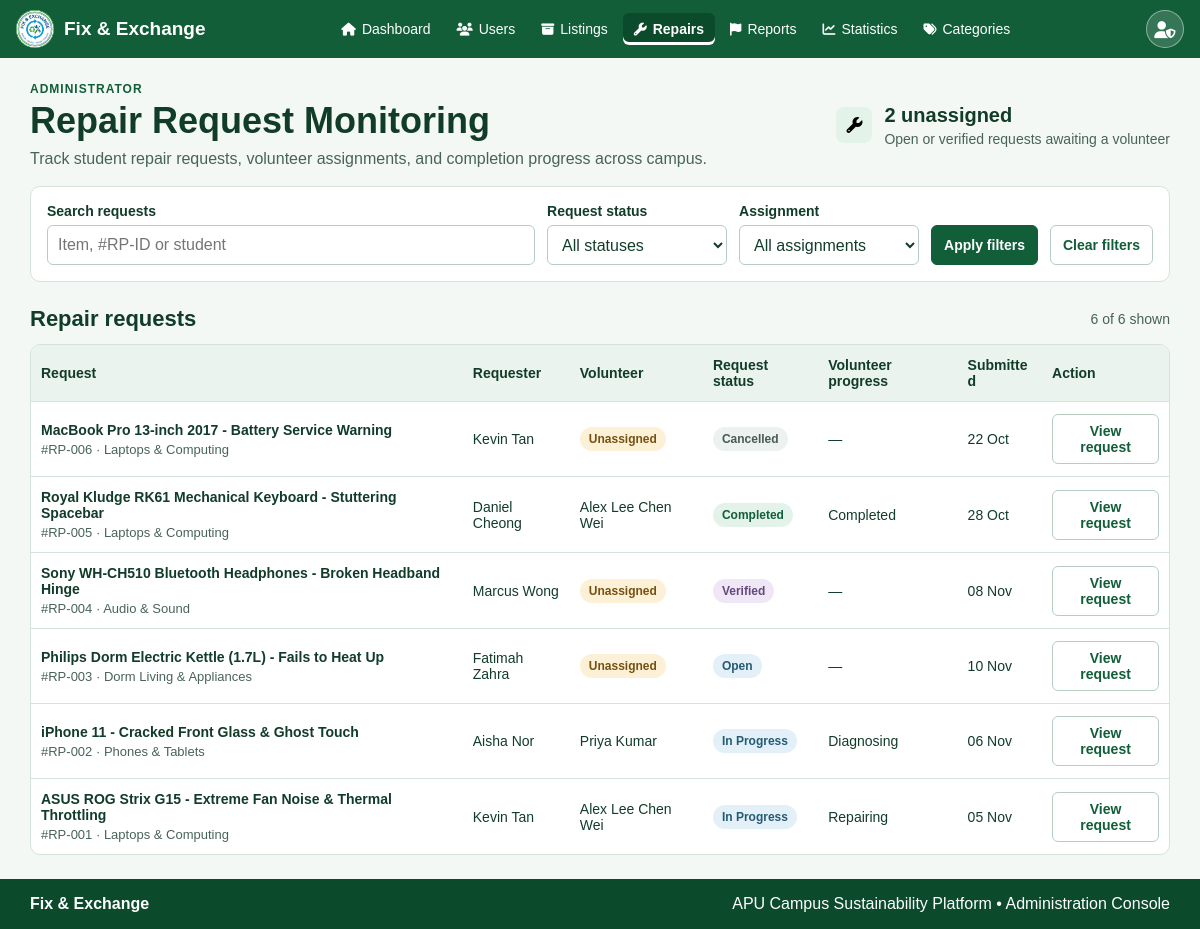
Before: /src/admin/adminRepairs.php (signed in) with the older database file.
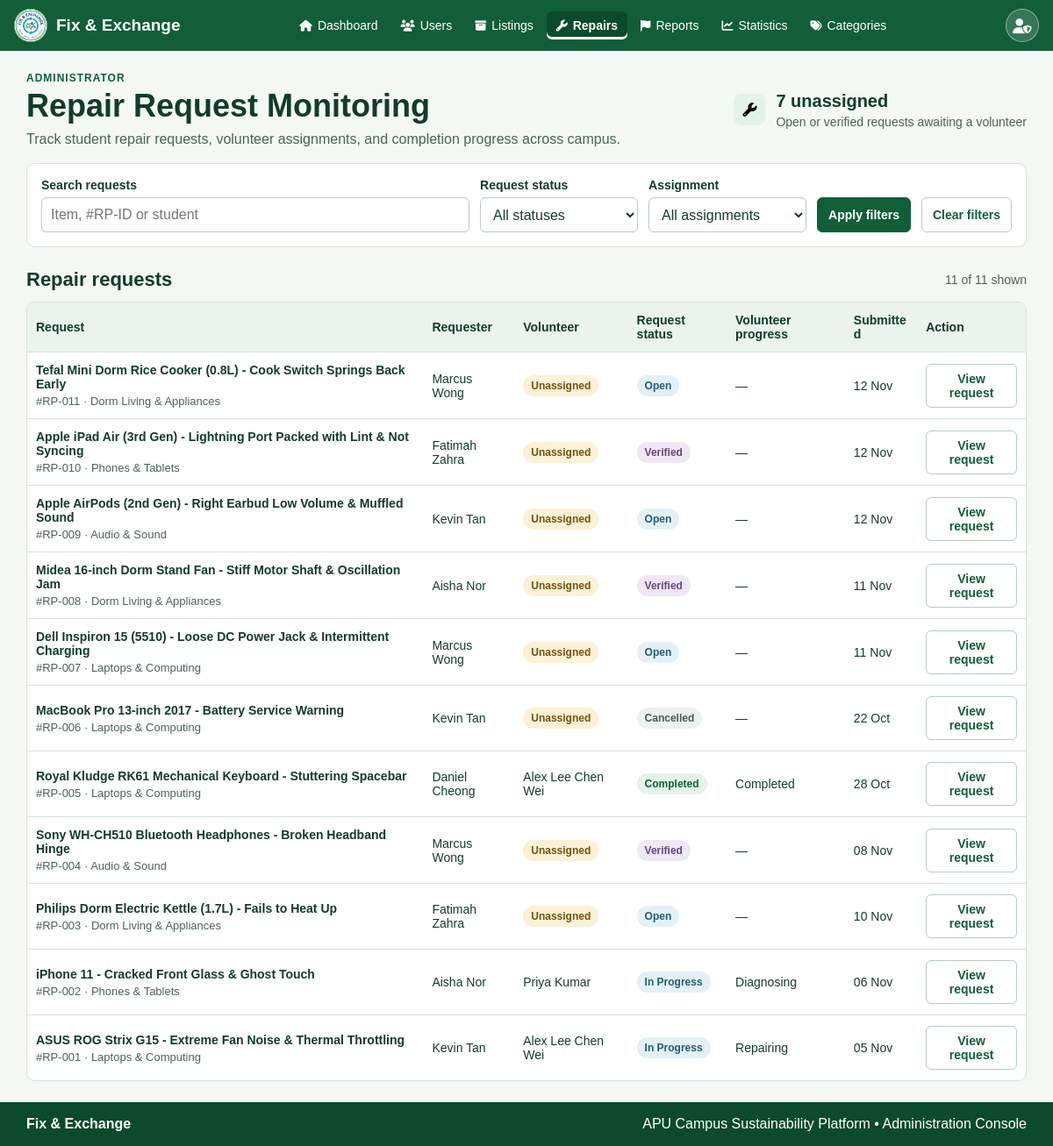
After: the same page with the newer database file.
### tables this page shows
CREATE TABLE IF NOT EXISTS repair_requests (
    request_id INT AUTO_INCREMENT PRIMARY KEY,
    requester_id INT NOT NULL,
    category_id INT NOT NULL,
    title VARCHAR(255) NOT NULL,
    problem_description TEXT NOT NULL,
     
    status VARCHAR(20) NOT NULL DEFAULT 'Open',
    created_at DATETIME NOT NULL DEFAULT CURRENT_TIMESTAMP,
    FOREIGN KEY (requester_id) REFERENCES users(user_id),
    FOREIGN KEY (category_id) REFERENCES categories(category_id)
);

CREATE TABLE IF NOT EXISTS categories (
    category_id INT AUTO_INCREMENT PRIMARY KEY,
    category_name VARCHAR(100) NOT NULL,
    description TEXT
);

CREATE TABLE IF NOT EXISTS users (
    user_id INT AUTO_INCREMENT PRIMARY KEY,
    full_name VARCHAR(100) NOT NULL,
    email VARCHAR(255) NOT NULL UNIQUE,
    password_hash VARCHAR(255) NOT NULL,
    role VARCHAR(20) NOT NULL DEFAULT 'Student',
     
    account_status VARCHAR(20) NOT NULL DEFAULT 'Active',
    total_points INT NOT NULL DEFAULT 0,
    created_at DATETIME NOT NULL DEFAULT CURRENT_TIMESTAMP,
    tp_number VARCHAR(20) NOT NULL UNIQUE,
    phone_number VARCHAR(30),
    intake_code VARCHAR(50),
    academic_program VARCHAR(100)
);

CREATE TABLE IF NOT EXISTS repair_assignments (
    assignment_id INT AUTO_INCREMENT PRIMARY KEY,
    request_id INT NOT NULL,
    volunteer_id INT NOT NULL,
    assigned_at DATETIME NOT NULL DEFAULT CURRENT_TIMESTAMP,
     
    progress_status VARCHAR(20) NOT NULL DEFAULT 'Accepted',
    completion_notes TEXT,
    completed_at DATETIME,
    points_value INT NOT NULL DEFAULT 0,
    FOREIGN KEY (request_id) REFERENCES repair_requests(request_id),
    FOREIGN KEY (volunteer_id) REFERENCES volunteer_profiles(volunteer_id)
);

### includes/auth-check.php (called while the page is built, shortened)
<?php
function current_user(): ?array
{
    return $_SESSION['user'] ?? null;
}
if (!function_exists('escape_html')) {
    function escape_html($text): string
    {
        return htmlspecialchars((string) $text, ENT_QUOTES, 'UTF-8');
    }
}

### src/admin/adminRepairs.php (the view, shortened to what this page needs)
<?php
require __DIR__ . '/../../includes/auth-check.php';
require __DIR__ . '/../../includes/admin-helpers.php';
$repairRequests = [];
$repairSql = "SELECT r.*, c.category_name, u.full_name AS requester_name, u.tp_number AS requester_tp, u.email AS requester_email,
    a.assignment_id, a.progress_status, a.completion_notes, a.assigned_at, a.completed_at,
    vu.full_name AS volunteer_name, vu.tp_number AS volunteer_tp
    FROM repair_requests r
    JOIN categories c ON c.category_id = r.category_id
    JOIN users u ON u.user_id = r.requester_id
    LEFT JOIN repair_assignments a ON a.request_id = r.request_id
    LEFT JOIN volunteer_profiles v ON v.volunteer_id = a.volunteer_id
    LEFT JOIN users vu ON vu.user_id = v.user_id
    ORDER BY r.request_id DESC";
$repairResult = mysqli_query($conn, $repairSql);
while ($row = mysqli_fetch_assoc($repairResult)) {
    $repairRequests[] = $row;
}
$requestStatuses = ['Open', 'Verified', 'In Progress', 'Completed', 'Cancelled'];
$assignmentOptions = ['Assigned', 'Unassigned'];
$search = trim($_GET['q'] ?? '');
$status = $_GET['status'] ?? '';
if (!in_array($status, $requestStatuses, true)) {
    $status = '';
}
$assignment = $_GET['assignment'] ?? '';
if (!in_array($assignment, $assignmentOptions, true)) {
    $assignment = '';
}
$filteredRequests = [];
$awaitingVolunteerCount = 0;
foreach ($repairRequests as $req) {
    $reqAssignment = $req['assignment_id'] === null ? 'Unassigned' : 'Assigned';
    if ($reqAssignment === 'Unassigned' && in_array($req['status'], ['Open', 'Verified'], true)) {
        $awaitingVolunteerCount++;
    }
    $reference = sprintf('#RP-%03d', (int) $req['request_id']);
    $searchText = $req['title'] . ' ' . $reference . ' ' . $req['requester_name'] . ' ' . $req['problem_description'];
    $matchesSearch = $search === '' || stripos($searchText, $search) !== false;
    $matchesStatus = $status === '' || $req['status'] === $status;
    $matchesAssignment = $assignment === '' || $reqAssignment === $assignment;
    if ($matchesSearch && $matchesStatus && $matchesAssignment) {
        $filteredRequests[] = $req;
    }
}
$hasFilters = $search !== '' || $status !== '' || $assignment !== '';
$resultsUrl = 'adminRepairs.php?' . http_build_query([
    'q' => $search,
    'status' => $status,
    'assignment' => $assignment,
]);
render_admin_header('Repair Request Management', 'repairs');
?>
<main class="dashboardMain">
    <div class="repairsPageHeading">
        <div>
            <p class="repairsPageLabel">Administrator</p>
            <h1>Repair Request Monitoring</h1>
            <p>Track student repair requests, volunteer assignments, and completion progress across campus.</p>
        </div>
        <div class="repairsTotals">
            <span class="summaryIcon" aria-hidden="true">
                <i class="fa-solid fa-wrench"></i>
            </span>
            <div>
                <strong><?= $awaitingVolunteerCount ?> unassigned</strong>
                <small>Open or verified requests awaiting a volunteer</small>
            </div>
        </div>
    </div>
    <form class="repairsFilters" action="adminRepairs.php" method="get">
        <div class="repairsSearch">
            <label for="repairSearch">Search requests</label>
            <input id="repairSearch" type="search" name="q" value="<?= escape_html($search) ?>" placeholder="Item, #RP-ID or student">
        </div>
        <div class="repairsFilter">
            <label for="repairStatus">Request status</label>
            <select id="repairStatus" name="status">
                <option value="">All statuses</option>
            </select>
        </div>
        <div class="repairsFilter">
            <label for="repairAssignment">Assignment</label>
            <select id="repairAssignment" name="assignment">
                <option value="">All assignments</option>
            </select>
        </div>
        <button class="repairsButton repairsApplyButton" type="submit">Apply filters</button>
        <a class="repairsButton" href="adminRepairs.php">Clear filters</a>
    </form>
    <section class="repairsResults" id="repairResults">
        <div class="repairsResultsHeading">
            <h2>Repair requests</h2>
            <span><?= count($filteredRequests) ?> of <?= count($repairRequests) ?> shown</span>
        </div>
        <?php if (empty($filteredRequests)): ?>
            <p class="repairsEmpty"><?= $hasFilters ? 'No repair requests match your filters.' : 'No repair requests available yet.' ?></p>
        <?php else: ?>
            <div class="repairsTableContainer">
                <table class="repairsTable">
                    <thead>
                        <tr>
                            <th scope="col">Request</th>
                            <th scope="col">Requester</th>
                            <th scope="col">Volunteer</th>
                            <th scope="col">Request status</th>
                            <th scope="col">Volunteer progress</th>
                            <th scope="col">Submitted</th>
                            <th scope="col">Action</th>
                        </tr>
                    </thead>
                    <tbody>
                        <?php foreach ($filteredRequests as $req): ?>
                            <tr>
                                <th scope="row">
                                    <?= escape_html($req['title']) ?>
                                    <small class="repairReference"><?= sprintf('#RP-%03d', (int) $req['request_id']) ?> &middot; <?= escape_html($req['category_name']) ?></small>
                                </th>
                                <td>
                                    <?= escape_html($req['requester_name']) ?>
                                </td>
                                <td>
                                    <?php if ($req['assignment_id'] === null): ?>
                                        <span class="repairStatusBadge unassigned">Unassigned</span>
                                    <?php else: ?>
                                        <?= escape_html($req['volunteer_name'] ?? '—') ?>
                                    <?php endif; ?>
                                </td>
                                <td>
                                    <span class="repairStatusBadge <?= escape_html(strtolower(str_replace(' ', '-', $req['status']))) ?>">
                                        <?= escape_html($req['status']) ?>
                                    </span>
                                </td>
                                <td>
                                    <?= escape_html($req['progress_status'] ?? '—') ?>
                                </td>
                                <td>
                                    <?= date('d M', strtotime($req['created_at'])) ?>
                                </td>
                                <td>
                                    <a class="repairsButton" href="<?= escape_html($resultsUrl . '&request=' . (int) $req['request_id']) ?>#repairDetails">
                                        View request
                                    </a>
                                </td>
                            </tr>
                        <?php endforeach; ?>
                    </tbody>
                </table>
            </div>
        <?php endif; ?>
    </section>
</main>
<?php render_admin_footer(); ?>

### includes/admin-helpers.php (shortened to what this page needs)
<?php
function render_admin_header(string $pageTitle, string $activeTab = ''): void
{
    $admin = current_user();
    $adminName = $admin['full_name'] ?? 'Administrator';
    ?>
<!DOCTYPE html>
<html lang="en">
<head>
    <link rel="stylesheet" href="https://cdnjs.cloudflare.com/ajax/libs/font-awesome/6.5.2/css/all.min.css">
    <link rel="stylesheet" href="/fix-and-exchange/assets/css/adminStyles.css">
</head>
<body>
    <header class="siteHeader">
        <div class="headerContainer">
            <a class="siteLogo" href="adminDashboard.php">
                <img src="/fix-and-exchange/assets/images/logo.jpg" alt="Fix And Exchange Logo" width="38" height="38">
                <span>Fix &amp; Exchange</span>
            </a>
            <nav class="adminNav" id="adminNav" aria-label="Admin Navigation">
                <a href="adminDashboard.php" <?= $activeTab === 'dashboard' ? 'aria-current="page"' : '' ?>>
                    <i class="fa-solid fa-house" aria-hidden="true"></i> Dashboard
                </a>
                <a href="adminUsers.php" <?= $activeTab === 'users' ? 'aria-current="page"' : '' ?>>
                    <i class="fa-solid fa-users" aria-hidden="true"></i> Users
                </a>
                <a href="adminListings.php" <?= $activeTab === 'listings' ? 'aria-current="page"' : '' ?>>
                    <i class="fa-solid fa-box-archive" aria-hidden="true"></i> Listings
                </a>
                <a href="adminRepairs.php" <?= $activeTab === 'repairs' ? 'aria-current="page"' : '' ?>>
                    <i class="fa-solid fa-wrench" aria-hidden="true"></i> Repairs
                </a>
                <a href="adminReports.php" <?= $activeTab === 'reports' ? 'aria-current="page"' : '' ?>>
                    <i class="fa-solid fa-flag" aria-hidden="true"></i> Reports
                </a>
                <a href="adminStatistics.php" <?= $activeTab === 'statistics' ? 'aria-current="page"' : '' ?>>
                    <i class="fa-solid fa-chart-line" aria-hidden="true"></i> Statistics
                </a>
                <a href="adminCategories.php" <?= $activeTab === 'categories' ? 'aria-current="page"' : '' ?>>
                    <i class="fa-solid fa-tags" aria-hidden="true"></i> Categories
                </a>
            </nav>
            <div class="adminHeaderActions">
                <div class="adminProfileMenu" id="adminProfileMenu">
                    <button class="adminProfileBtn" id="adminProfileBtn" type="button" aria-label="Open administrator menu" aria-expanded="false" title="<?= escape_html($adminName) ?> (Admin)">
                        <i class="fa-solid fa-user-shield" aria-hidden="true"></i>
                    </button>
                </div>
            </div>
        </div>
    </header>
    <?php
}
function render_admin_footer(): void
{
    ?>
    <footer class="siteFooter">
        <div class="footerContainer">
            <strong>Fix &amp; Exchange</strong>
            <span>APU Campus Sustainability Platform &bull; Administration Console</span>
        </div>
    </footer>
</body>
</html>
    <?php
}

Changed rows visible on the page:
added repair_requests: title "Tefal Mini Dorm Rice Cooker (0.8L) - Cook Switch Springs Back Early", request_id "011", category.category_name "Dorm Living & Appliances", requester.full_name "Marcus Wong", shows "Unassigned", status "Open", progress_status "—", created_at "12 Nov"
added repair_requests: title "Apple iPad Air (3rd Gen) - Lightning Port Packed with Lint & Not Syncing", request_id "010", category.category_name "Phones & Tablets", requester.full_name "Fatimah Zahra", shows "Unassigned", status "Verified", progress_status "—", created_at "12 Nov"
added repair_requests: title "Apple AirPods (2nd Gen) - Right Earbud Low Volume & Muffled Sound", request_id "009", category.category_name "Audio & Sound", requester.full_name "Kevin Tan", shows "Unassigned", status "Open", progress_status "—", created_at "12 Nov"
added repair_requests: title "Midea 16-inch Dorm Stand Fan - Stiff Motor Shaft & Oscillation Jam", request_id "008", category.category_name "Dorm Living & Appliances", requester.full_name "Aisha Nor", shows "Unassigned", status "Verified", progress_status "—", created_at "11 Nov"
added repair_requests: title "Dell Inspiron 15 (5510) - Loose DC Power Jack & Intermittent Charging", request_id "007", category.category_name "Laptops & Computing", requester.full_name "Marcus Wong", shows "Unassigned", status "Open", progress_status "—", created_at "11 Nov"
Other visible differences:
$awaitingVolunteerCount: "2" → "7"
count($filteredRequests): "6" → "11"
count($repairRequests): "6" → "11"
